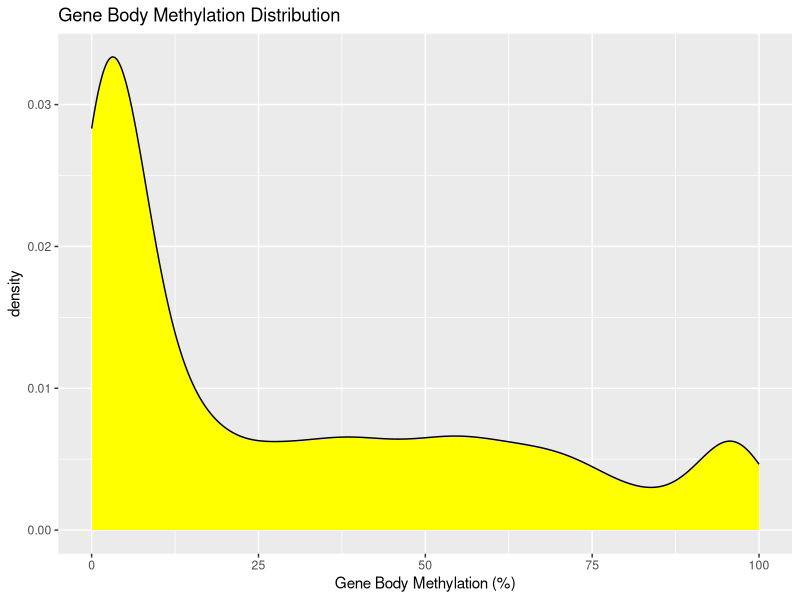
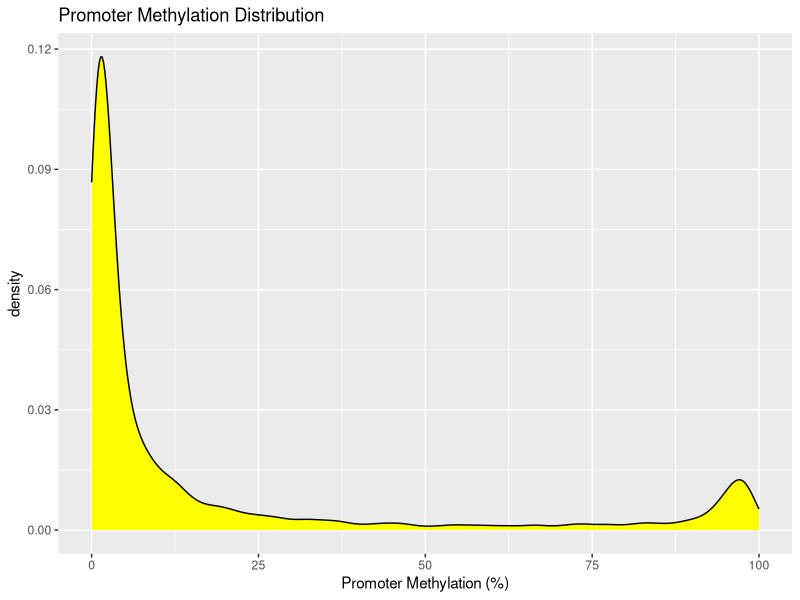
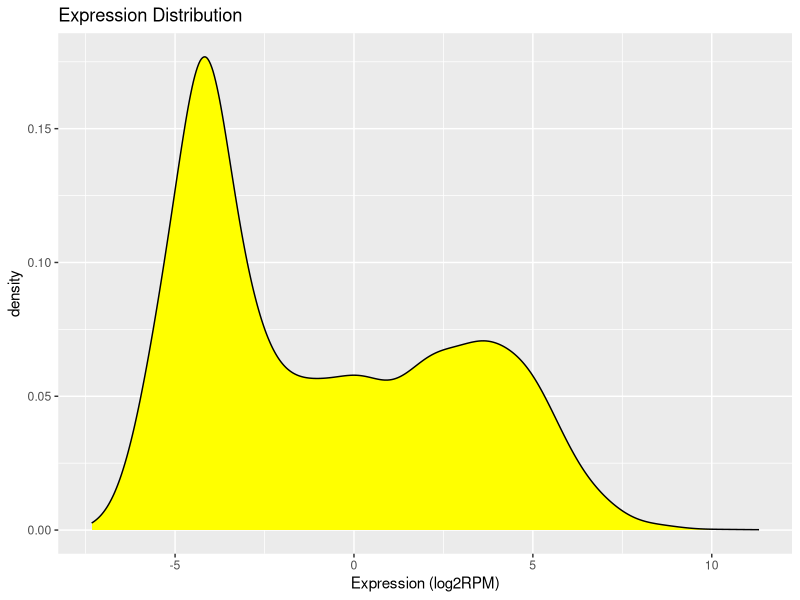
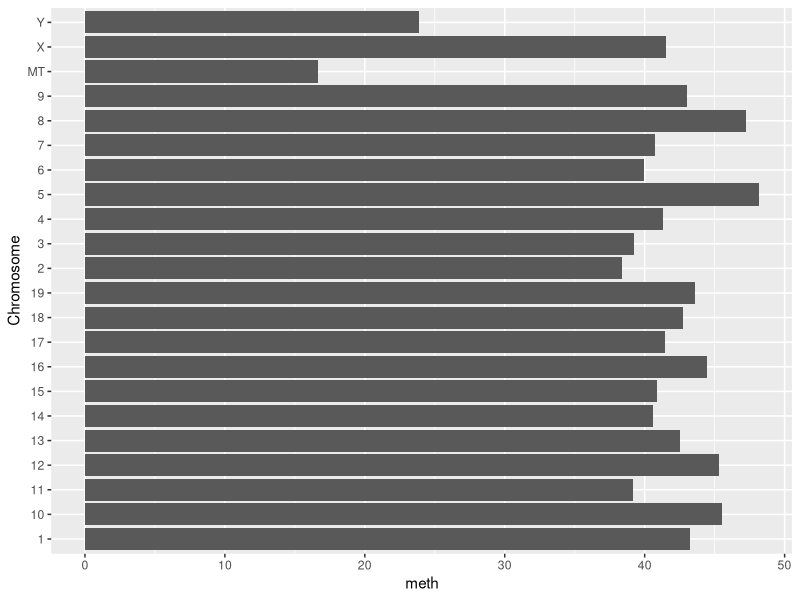
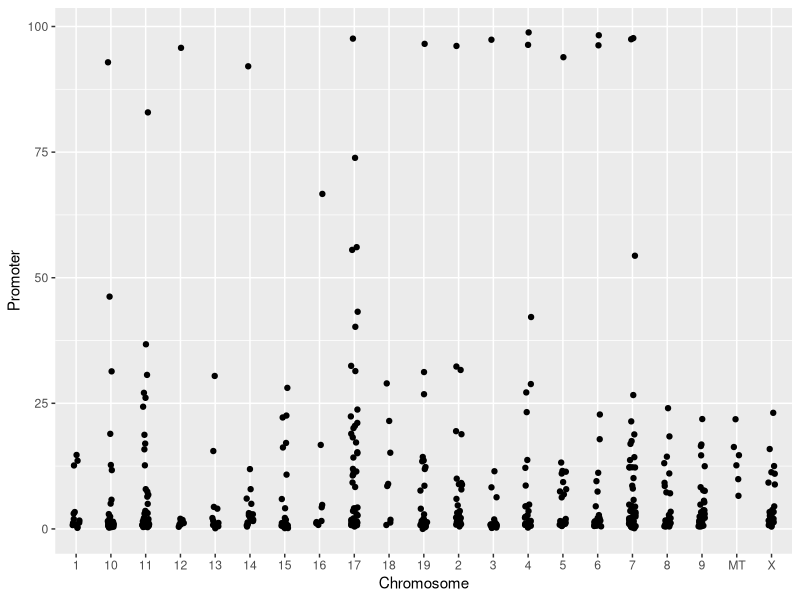
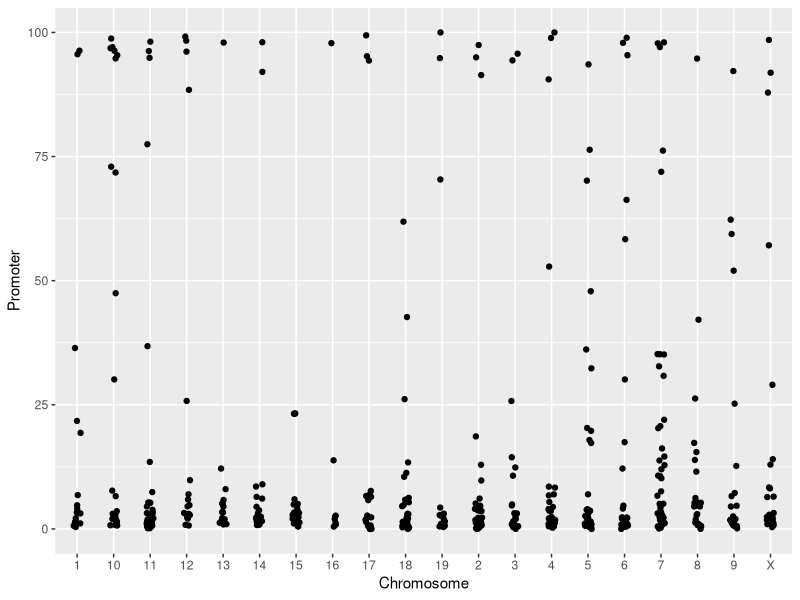
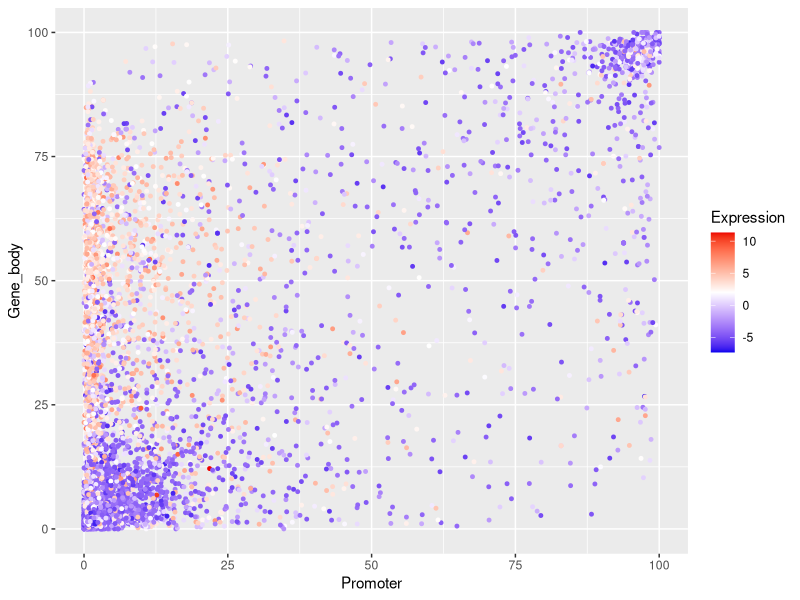
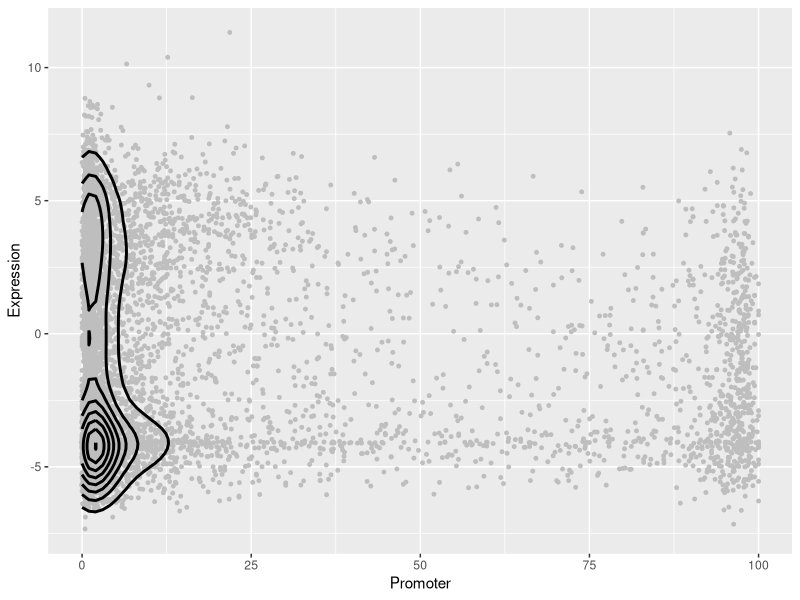

Generate these figures, in order, with R:
## ---- chunk 1
library(tidyverse)
## ---- chunk 2
read_tsv("methylation.txt") -> meth
head(meth)
## ---- chunk 3
read_tsv("expression.txt") -> expression
head(expression)
## ---- chunk 4
read_tsv("final_annotation.txt", guess_max=1000000) -> annot
head(annot)
## ---- chunk 5
meth %>%
  spread(key = Region, value = Methylation) %>%
  rename(Gene=Probe)-> meth

head(meth)
## ---- chunk 6
annot %>%
  rename(Gene = Probe) -> annot

head(annot)
## ---- chunk 7
meth %>%
  inner_join(expression) %>%
  inner_join(annot) -> combined

head(combined)
## ---- chunk 8
combined %>%
  filter(abs(End - Start) < 10000) %>%
  filter(Promoter != -1) %>%
  filter(substr(Gene,1,2) != "Gm") -> combined

## ---- chunk 9
combined %>%
  group_by(Chromosome) %>%
  summarise(
    number_of_genes=n(), 
    Expression = mean(Expression),
    Promoter = mean(Promoter),
    Gene_body = mean(Gene_body))
## ---- chunk 10
combined %>%
  group_by(Chromosome, Strand) %>%
  count() %>%
  spread(key = Strand, value=n) %>%
  mutate(Diff=`-` - `+`)
## ---- chunk 11
combined %>%
  mutate(high_expressed=if_else(Expression > 0,"Yes","No")) -> combined

head(combined)
## ---- chunk 12
combined %>%
  group_by(high_expressed) %>%
  summarise(Gene_body = median(Gene_body), Promoter = median(Promoter))
## ---- chunk 13
combined %>%
  ggplot(aes(Gene_body)) +
  geom_density(fill="yellow")+
  xlab("Gene Body Methylation (%)")+
  ggtitle("Gene Body Methylation Distribution")
## ---- chunk 14
combined %>%
  ggplot(aes(Promoter)) +
  geom_density(fill="yellow")+
  xlab("Promoter Methylation (%)")+
  ggtitle("Promoter Methylation Distribution")
## ---- chunk 15
combined %>%
  ggplot(aes(Expression)) +
  geom_density(fill="yellow")+
  xlab("Expression (log2RPM)")+
  ggtitle("Expression Distribution")
## ---- chunk 16
meth %>%
  inner_join(annot) %>%
  group_by(Chromosome) %>%
  summarise(meth=mean(Gene_body)) %>%
  ggplot(aes(x=Chromosome,y=meth))+
  geom_col()+
  coord_flip()
## ---- chunk 17
combined %>%
  top_n(n=500,wt=Expression) %>%
  ggplot(aes(x=Chromosome, y=Promoter)) +
  geom_jitter(height=0, width=0.1)
## ---- chunk 18
combined %>%
  top_n(n=500,wt=-Expression) %>%
  ggplot(aes(x=Chromosome, y=Promoter)) +
  geom_jitter(height=0, width=0.1)
## ---- chunk 19
combined %>%
  ggplot(aes(x=Promoter, y=Gene_body, colour=Expression))+
  geom_point(size=1)+
  scale_colour_gradientn(colours=c("blue2","white","red2"))
## ---- chunk 20
combined %>%
  ggplot(aes(x=Promoter, y=Expression))+
  geom_point(size=1, colour="grey")+
  geom_density2d(color="black",size=1)
## ---- chunk 21
combined %>%
  ggplot(aes(x=high_expressed, y=Gene_body)) +
  geom_violin(fill="yellow")
## ---- chunk 22
combined %>%
  group_by(high_expressed) %>%
  summarise(meth=mean(Gene_body), stdev=sd(Gene_body)) %>%
  ggplot(aes(x=high_expressed, y=meth, ymin=meth-stdev, ymax=meth+stdev)) +
  geom_col(fill="yellow", colour="black")+
  geom_errorbar(width=0.3)+
  ylab("Methylation Level (%)")+
  coord_cartesian(ylim=c(0,100))
  
